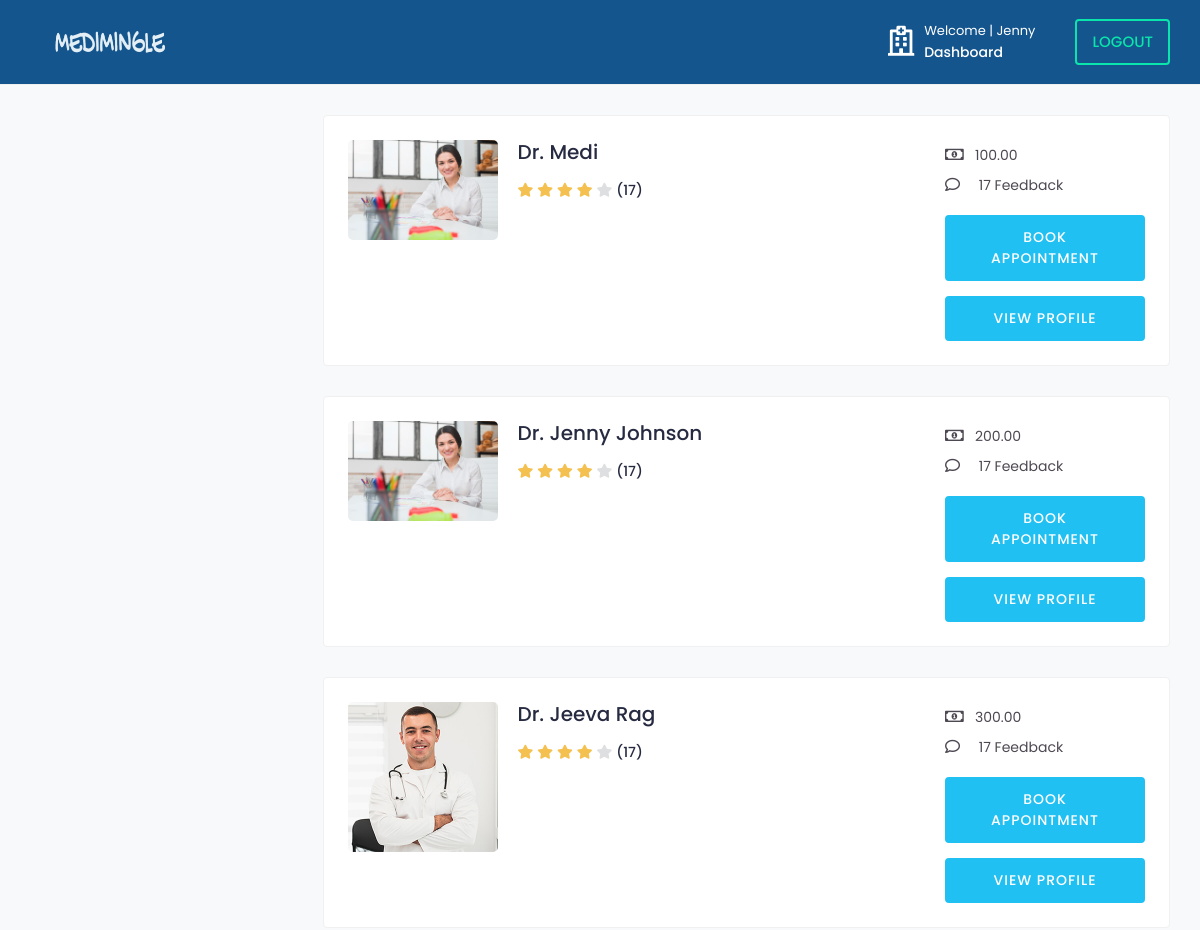
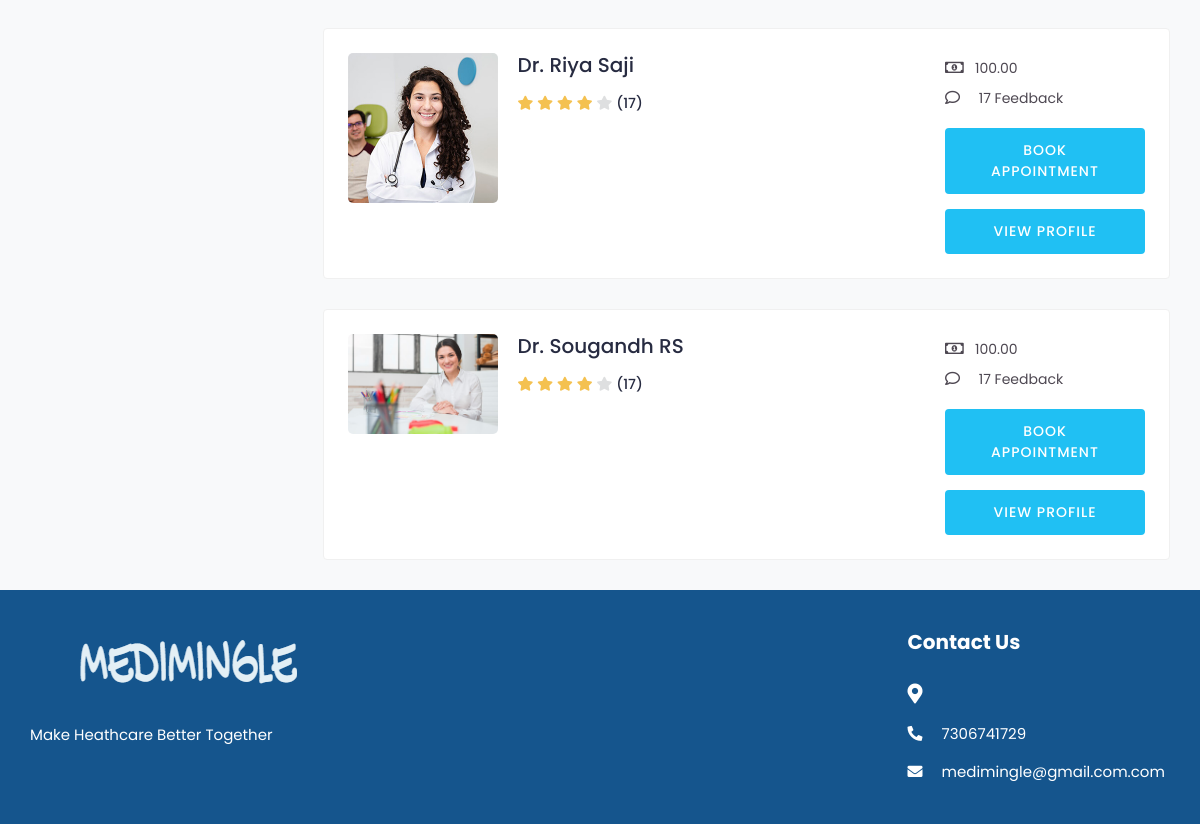
The app's page /doctors/ (signed in), older data (2 pictures, top to bottom).
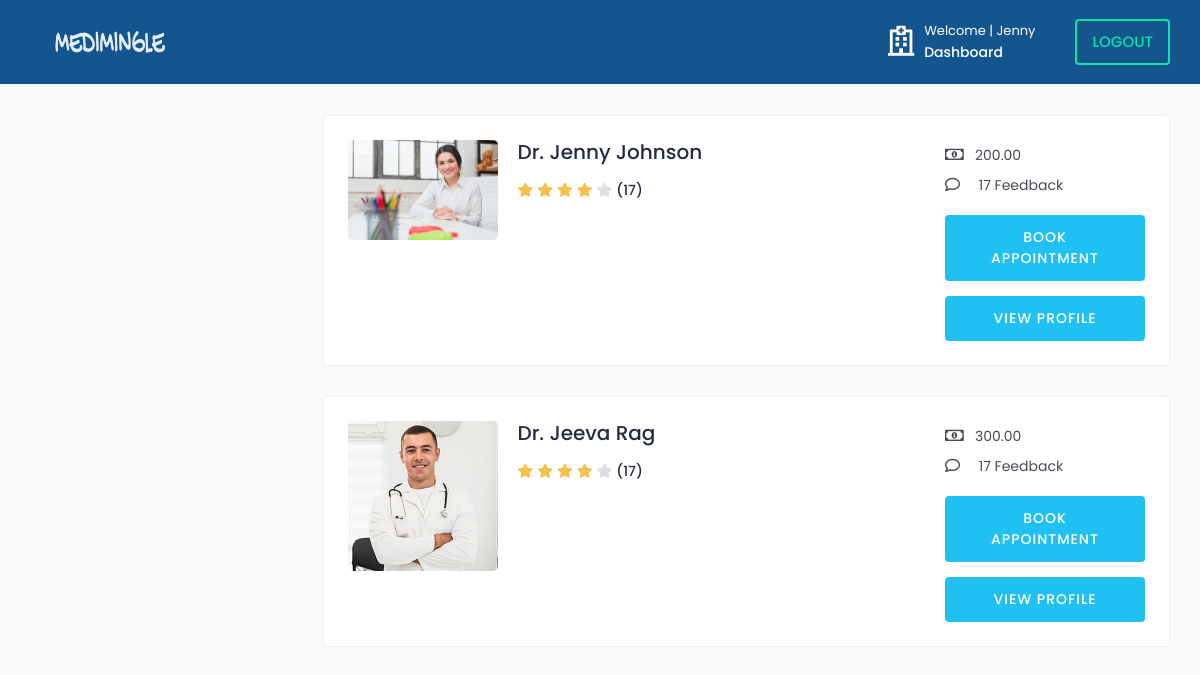
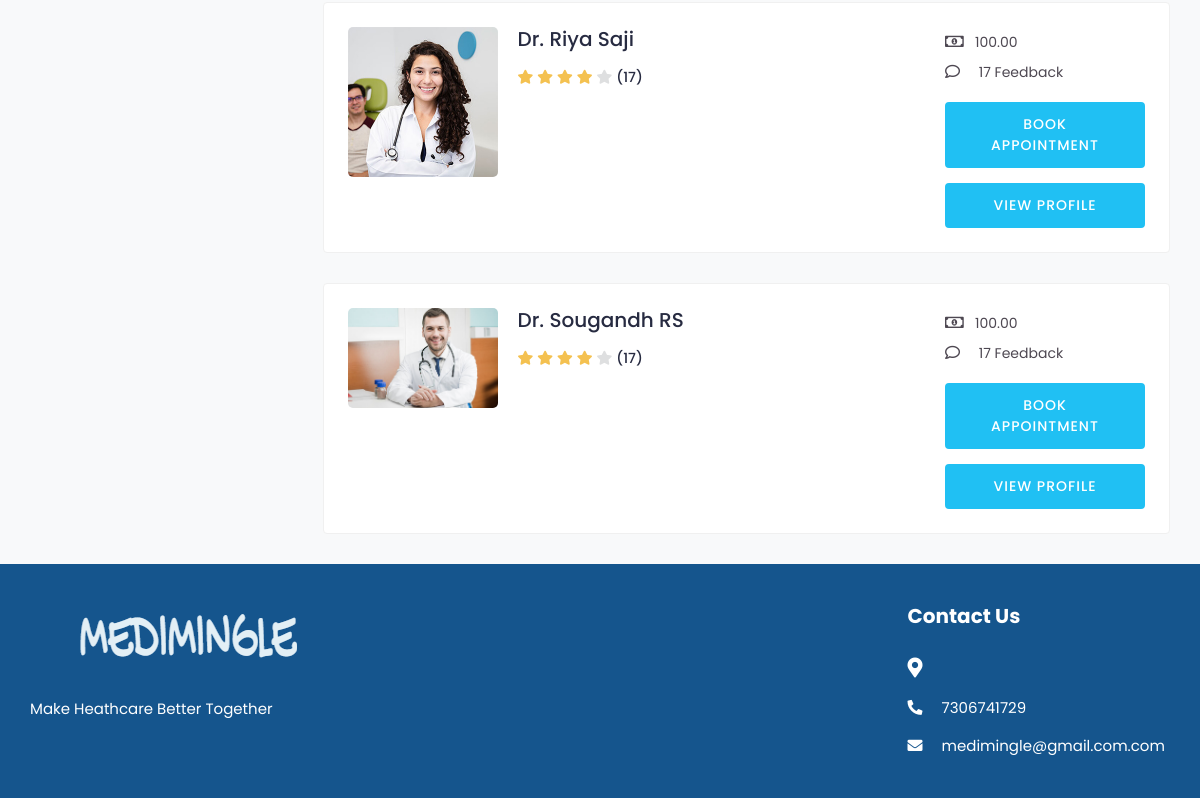
The same page, newer data (2 pictures, top to bottom).
### medi/models.py (models this page shows, shortened)
class Doctor(models.Model):
    user = models.OneToOneField(tbl_user, on_delete=models.CASCADE)
    city  = models.CharField(max_length=50,null=True,blank=True)
    profile_image = models.ImageField(upload_to='doctor/',default='default.png')
    gender = models.CharField(max_length=10, blank=True)
    description = models.TextField(blank=True)
    date_joined = models.DateTimeField(default=datetime.now, blank=True)
    consulting_fee = models.DecimalField(max_digits=10, decimal_places=2,blank=True,null=True)
    registration_number = models.CharField(max_length=50, null=True, blank=True)
    certificate = models.FileField(upload_to='certificates/', null=True, blank=True)

class tbl_user(AbstractUser):
    email=models.EmailField(unique=True)
    phone_number=models.CharField(max_length=15, null=True)
    USER_TYPE_CHOICES = (
        ('patient', 'Patient'),('doctor', 'Doctor'),
    )
    user_type = models.CharField(
        max_length=10,
        choices=USER_TYPE_CHOICES,
        default='patient',
    )
    is_email_verified = models.BooleanField(default=False)
    email_verification_token = models.CharField(max_length=255, blank=True, null=True)
    status= models.BooleanField(default=False)

### medi/views.py (the view)
# urls.py: path('doctors/',views.doctors, name='doctors'),
@never_cache
@login_required(login_url='signin')
def doctors(request):
    doctors = Doctor.objects.all()
    context = {
        'doctors':doctors,
    }
    return render(request, 'doctors.html', context)

### templates/doctors.html (shortened to what this page needs)
{% load static %}
{% include 'includes/main_header.html' %}
			<div class="content">
				<div class="container-fluid">
					<div class="row">
						<div class="col-md-12 col-lg-4 col-xl-3 theiaStickySidebar">
						</div>
						<div class="col-md-12 col-lg-8 col-xl-9">
							{% for doctor in doctors %}
							<div class="card">
								<div class="card-body">
									<div class="doctor-widget">
										<div class="doc-info-left">
											<div class="doctor-img">
													<img src="{{ doctor.profile_image.url }}" class="img-fluid" alt="User Image">
											</div>
											<div class="doc-info-cont">
												<h4 class="doc-name">Dr. {{doctor.user.first_name}} {{doctor.user.last_name}}</a></h4>
												<div class="rating">
													<i class="fas fa-star filled"></i>
													<i class="fas fa-star filled"></i>
													<i class="fas fa-star filled"></i>
													<i class="fas fa-star filled"></i>
													<i class="fas fa-star"></i>
													<span class="d-inline-block average-rating">(17)</span>
												</div>
											</div>
										</div>
										<div class="doc-info-right">
											<div class="clini-infos">
												<ul>
													<li><i class="far fa-money-bill-alt"></i>{{doctor.consulting_fee}}</li>
													<li><i class="far fa-comment"></i> 17 Feedback</li>
													</ul>
											</div>
											<div class="clinic-booking">
												<a class="apt-btn" name="book" href="{% url 'booking' doctor.id %}">Book Appointment</a>
												<a class="apt-btn" href="{% url 'doctor_profile' doctor.id %}">View Profile</a>
											</div>
										</div>
									</div>
								</div>
							</div>
							{% endfor %}
						</div>
					</div>
				</div>
			</div>
			<footer class="footer">
				<div class="footer-top">
					<div class="container-fluid">
						<div class="row">
							<div class="col-lg-3 col-md-6">
								<div class="footer-widget footer-about">
									<div class="footer-logo">
										<img src="{% static '/assets/img/logo.png'%}" alt="logo">
									</div>
									<div class="footer-about-content">
										<p>Make Heathcare Better Together</p>
									</div>
								</div>
							</div>
							<div class="col-lg-3 col-md-6">
							</div>
							<div class="col-lg-3 col-md-6">
							</div>
							<div class="col-lg-3 col-md-6">
								<div class="footer-widget footer-contact">
									<h2 class="footer-title">Contact Us</h2>
									<div class="footer-contact-info">
										<div class="footer-address">
											<span><i class="fas fa-map-marker-alt"></i></span>
										</div>
										<p>
											<i class="fas fa-phone-alt"></i>
											7306741729
										</p>
										<p class="mb-0">
											<i class="fas fa-envelope"></i>
											medimingle@gmail.com.com
										</p>
									</div>
								</div>
							</div>
						</div>
					</div>
				</div>
						</div>
	</body>
</html>

Row changes from the older to the newer data that the page shows:
removed Doctor: profile_image (placeholder picture), user.first_name "Medi", consulting_fee "100.00"
changed Doctor "Sougandh": profile_image: picture added in place of a placeholder
